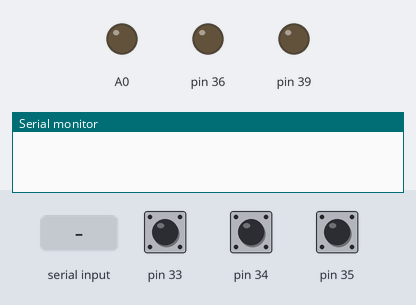
This program was run on a simulated Teensy 3. Shown: output pins drawn as LEDs (lit = HIGH), the last lines printed to the serial monitor. Inputs (shaded band) come from the test bench; at power-on: pin 33 HIGH, pin 34 HIGH, pin 35 HIGH. Storage starts empty.

Above: at 1.2 s.
1.3 s: "3" received over Serial
At 2.6 s:
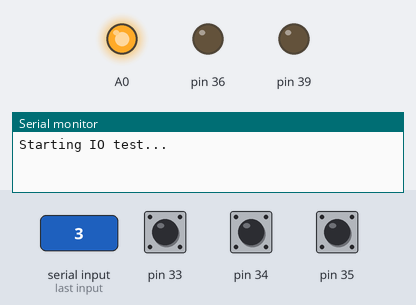
At 3.5 s:
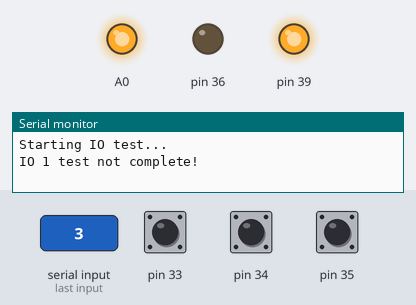
4.3 s: pin 33 pulled LOW for 1 s
6.8 s: "1" received over Serial
8.8 s: "2" received over Serial
Timing chart, 0 to 11.8 s (numbered marks = the images above; inputs shaded):
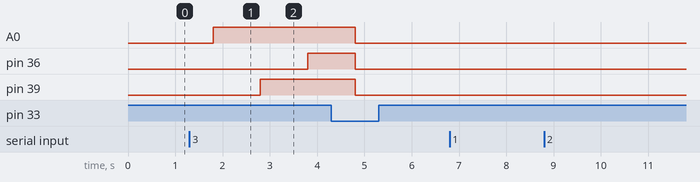

Measured:
- after the input at 1.3 s, A0: LOW → HIGH after 0.50 s; pin 36: LOW → HIGH after 2.5 s; pin 39: LOW → HIGH after 1.5 s

The program:

main.cpp
```cpp
//main.cpp

#include <Arduino.h>
#include "sdTest.h"
#include "eepromTest.h"
#include "ioTest.h"
// #include "eeprom.h"

void setup() {
  Serial.begin(9600);
   while (!Serial) {
     ;}

     pinMode(PIN_GPI1, INPUT_PULLUP);
   	 pinMode(PIN_GPI2, INPUT_PULLUP);
   	 pinMode(PIN_GPI3, INPUT_PULLUP);

     pinMode(PIN_GPO1, OUTPUT);
     pinMode(PIN_GPO2, OUTPUT);
     pinMode(PIN_GPO3, OUTPUT);
  //Serial.println("NADD test system version: 1.0");
}

void loop() {
  if (Serial.available()>0) {
    char serIn=Serial.read();
    if (serIn=='1') {
      delay(500);
      Serial.println("Starting sd card test...");
      sdCardTest(); //sd card function
    }
    else if(serIn=='2') {
      delay(500);
      Serial.println("Starting eeprom test...");
      eepromTest();
    }
    else if(serIn=='3') {
      delay(500);
      Serial.println("Starting IO test...");
      ioTest();
    }
  }
}
```
